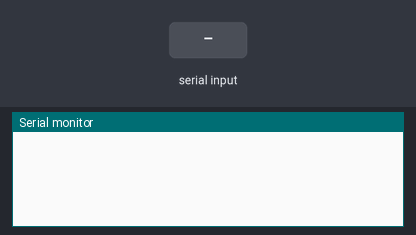
Simulated run of this sketch. Board: Arduino Mega 2560, built with avr-gcc and run on an emulated ATmega2560. Parts: the last lines printed to the serial monitor. Inputs (shaded band) come from the test bench.

Above: at 1.2 s.
1.3 s: "1" received over the second serial link
At 2.5 s:
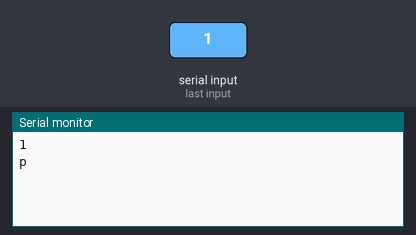
2.8 s: "0" received over the second serial link
At 3.4 s:
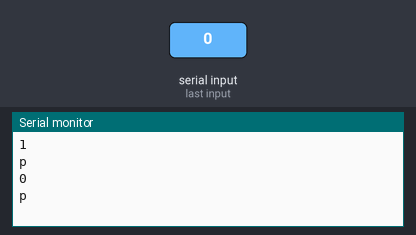

Measured:
- after the input at 1.3 s, the serial monitor: prints a new line at once (image 1)
- after the input at 2.8 s, the serial monitor: prints a new line after 0.09 s (image 2)

The sketch:

hm-19-serial-orientation.ino
```cpp
#define HWSERIAL Serial1

void setup() {
  Serial.begin(9600);
  HWSERIAL.begin(230400);
}
float angle = 0;
void loop() {

  if (Serial.available()) {
    int i = 0;
    const int count = Serial.available();
    char buffer[count];
    while (Serial.available() > 0) {
      delay(20);
      buffer[i] = Serial.read();
      i++;
    }


    HWSERIAL.write(buffer, count - 1);
    HWSERIAL.flush();
    Serial.flush();
  }


  if (HWSERIAL.available()) {
    int i = 0;
    const int count = HWSERIAL.available();
    char buffer[count];

    while (HWSERIAL.available() > 0) {
      delay(20);
      buffer[i] = HWSERIAL.read();
      i++;
    }

    Serial.println(buffer);
    HWSERIAL.flush();
    Serial.flush();
  }

  angle += 1;
  angle = int(angle) % 360;
  float angleInRadians = angle * M_PI / 180;
  float sinOfHalfAngle = sin(angleInRadians / 2);
  float q1 = cos(angleInRadians / 2);
  float q2 = (sqrt(2)/2) * sinOfHalfAngle;
  float q3 = (sqrt(2)/2) * sinOfHalfAngle;
  float q4 = 0 * sinOfHalfAngle;

  HWSERIAL.print(q1);HWSERIAL.print(" ");
  HWSERIAL.print(q2);HWSERIAL.print(" ");
  HWSERIAL.print(q3);HWSERIAL.print(" ");
  HWSERIAL.print(q4);

  delay(100);

}
```
